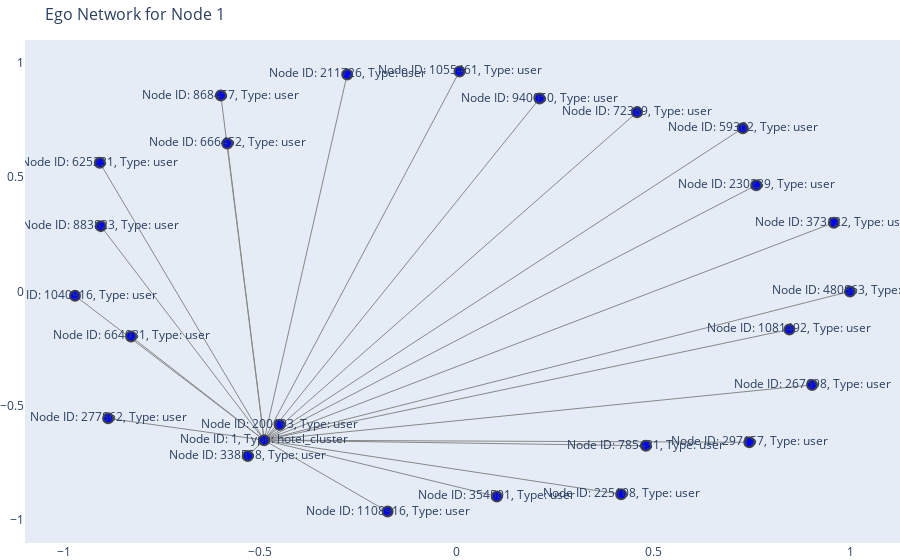

Notebook code for this chart:
### Markdown cell above
**Conclusion**

The Louvain community detection algorithm provides a powerful tool for uncovering hidden structures within networks. 
By applying it to the Expedia dataset, you can gain valuable insights into user behavior, hotel preferences, 
and potential market strategies. This notebook has provided a solid foundation to start exploring community detection in your own projects.

### Code cell
import pandas as pd
import networkx as nx
import matplotlib.pyplot as plt
import plotly.graph_objects as go

# Load the dataset
expedia_data = pd.read_csv('data.csv')  # Uncomment and specify the dataset path

# Create a graph
G = nx.Graph()

# Add nodes for users, hotels, and destinations
G.add_nodes_from(expedia_data['user_id'], label='user')
G.add_nodes_from(expedia_data['hotel_cluster'], label='hotel_cluster')
G.add_nodes_from(expedia_data['srch_destination_id'], label='destination')

# Add edges based on interactions
for _, row in expedia_data.iterrows():
    G.add_edge(row['user_id'], row['hotel_cluster'], weight=row['is_booking'])
    G.add_edge(row['user_id'], row['srch_destination_id'], weight=row['is_booking'])

# Choose a specific node to visualize (e.g., user_id = 1)
node_to_visualize = 1

# Get the ego graph (neighbors) for the selected node
ego_graph = nx.ego_graph(G, node_to_visualize)

# Visualize the node using Plotly for an interactive graph
pos = nx.spring_layout(ego_graph)
edge_x = []
edge_y = []
for edge in ego_graph.edges():
    x0, y0 = pos[edge[0]]
    x1, y1 = pos[edge[1]]
    edge_x.append(x0)
    edge_x.append(x1)
    edge_x.append(None)
    edge_y.append(y0)
    edge_y.append(y1)
    edge_y.append(None)

edge_trace = go.Scatter(
    x=edge_x, y=edge_y,
    line=dict(width=1, color='#888'),
    hoverinfo='none',
    mode='lines')

node_x = []
node_y = []
node_text = []
for node in ego_graph.nodes():
    x, y = pos[node]
    node_x.append(x)
    node_y.append(y)
    node_text.append(f"Node ID: {node}, Type: {G.nodes[node]['label']}")

node_trace = go.Scatter(
    x=node_x, y=node_y,
    mode='markers+text',
    text=node_text,
    hoverinfo='text',
    marker=dict(
        size=10,
        color='blue',
        line_width=2))

fig = go.Figure(data=[edge_trace, node_trace],
                layout=go.Layout(
                    title=f'Ego Network for Node {node_to_visualize}',
                    titlefont_size=16,
                    showlegend=False,
                    hovermode='closest',
                    margin=dict(b=0, l=0, r=0, t=40),
                    xaxis=dict(showgrid=False, zeroline=False),
                    yaxis=dict(showgrid=False, zeroline=False))
               )

fig.show()

### Figure 1 — Plotly figure (JSON) as saved in the notebook; plotly's stock layout.template omitted (floating-point values rounded to 4 significant figures)
{"data": [{"hoverinfo": "none", "line": {"color": "#888", "width": 1}, "mode": "lines", "type": "scatter", "x": [-0.4905, -0.5843, null, -0.4905, -0.451, null, -0.4905, -0.1762, null, -0.4905, 0.7439, null, -0.4905, 0.8458, null, -0.4905, -0.532, null, -0.4905, -0.8872, null, -0.4905, 0.7273, null, -0.4905, -0.2792, null, -0.4905, 0.7614, null, -0.4905, 0.00662, null, -0.4905, -0.9716, null, -0.4905, 0.4177, null, -0.4905, 1, null, -0.4905, -0.6005, null, -0.4905, -0.9059, null, -0.4905, 0.1015, null, -0.4905, 0.4808, null, -0.4905, -0.9085, null, -0.4905, 0.959, null, -0.4905, 0.4582, null, -0.4905, 0.9035, null, -0.4905, 0.2103, null, -0.4905, -0.829, null], "y": [-0.6502, 0.6475, null, -0.6502, -0.5829, null, -0.6502, -0.9628, null, -0.6502, -0.6595, null, -0.6502, -0.1661, null, -0.6502, -0.7192, null, -0.6502, -0.5547, null, -0.6502, 0.7146, null, -0.6502, 0.9498, null, -0.6502, 0.4651, null, -0.6502, 0.9629, null, -0.6502, -0.0181, null, -0.6502, -0.8868, null, -0.6502, 0.0005332, null, -0.6502, 0.8574, null, -0.6502, 0.286, null, -0.6502, -0.8965, null, -0.6502, -0.6747, null, -0.6502, 0.5634, null, -0.6502, 0.3012, null, -0.6502, 0.7842, null, -0.6502, -0.4086, null, -0.6502, 0.8442, null, -0.6502, -0.1966, null]}, {"hoverinfo": "text", "marker": {"color": "blue", "line": {"width": 2}, "size": 10}, "mode": "markers+text", "text": ["Node ID: 1, Type: hotel_cluster", "Node ID: 200193, Type: user", "Node ID: 373122, Type: user", "Node ID: 211726, Type: user", "Node ID: 940050, Type: user", "Node ID: 1081492, Type: user", "Node ID: 1040916, Type: user", "Node ID: 785431, Type: user", "Node ID: 267698, Type: user", "Node ID: 1108916, Type: user", "Node ID: 297157, Type: user", "Node ID: 354501, Type: user", "Node ID: 72389, Type: user", "Node ID: 625231, Type: user", "Node ID: 666452, Type: user", "Node ID: 225108, Type: user", "Node ID: 480863, Type: user", "Node ID: 230239, Type: user", "Node ID: 664031, Type: user", "Node ID: 59362, Type: user", "Node ID: 1055461, Type: user", "Node ID: 277862, Type: user", "Node ID: 868457, Type: user", "Node ID: 883823, Type: user", "Node ID: 338558, Type: user"], "type": "scatter", "x": [-0.4905, -0.451, 0.959, -0.2792, 0.2103, 0.8458, -0.9716, 0.4808, 0.9035, -0.1762, 0.7439, 0.1015, 0.4582, -0.9085, -0.5843, 0.4177, 1, 0.7614, -0.829, 0.7273, 0.00662, -0.8872, -0.6005, -0.9059, -0.532], "y": [-0.6502, -0.5829, 0.3012, 0.9498, 0.8442, -0.1661, -0.0181, -0.6747, -0.4086, -0.9628, -0.6595, -0.8965, 0.7842, 0.5634, 0.6475, -0.8868, 0.0005332, 0.4651, -0.1966, 0.7146, 0.9629, -0.5547, 0.8574, 0.286, -0.7192]}], "layout": {"hovermode": "closest", "margin": {"b": 0, "l": 0, "r": 0, "t": 40}, "showlegend": false, "title": {"font": {"size": 16}, "text": "Ego Network for Node 1"}, "xaxis": {"showgrid": false, "zeroline": false}, "yaxis": {"showgrid": false, "zeroline": false}}}
